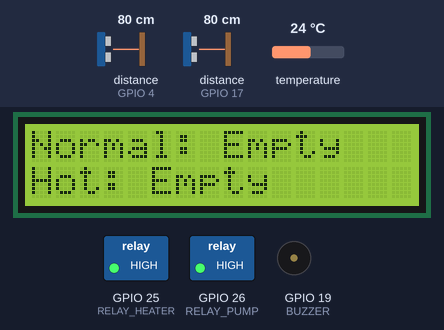
Bench run of a sketch on a simulated ESP32. On the bench: 16×2 character LCD, switched loads named in the sketch (green lamp = pin HIGH), buzzer (waves = sounding, pin HIGH). Wiring (inferred from the names in the program): 2 × ultrasonic range finder: trigger GPIO 2, echo GPIO 4 / trigger GPIO 16, echo GPIO 17. The inputs (shaded band) are chosen by the test bench; at power-on: distance to the obstacle (sensors on GPIO 4, GPIO 17) 80 cm, temperature 24 °C. The echo pulse lasts 58.3 µs per cm; pins used as bus, display or sensor lines are not drawn; what the sketch prints to the serial monitor is not drawn.

Above: at 4.2 s.
4.3 s: distance to the obstacle (sensor on GPIO 4) set to 34 cm
6.7 s: distance to the obstacle (sensor on GPIO 4) set to 29 cm
At 9.4 s:
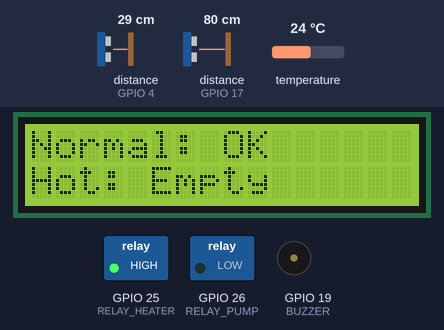
10.0 s: distance to the obstacle (sensor on GPIO 17) set to 13 cm
At 11.8 s:
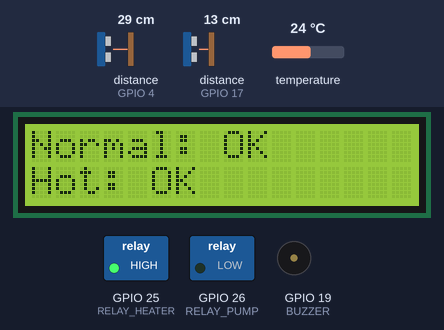
12.4 s: distance to the obstacle (sensor on GPIO 17) set to 10 cm
At 15.7 s:
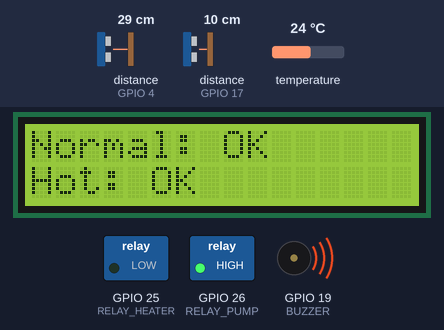
16.1 s: distance to the obstacle (sensor on GPIO 4) set to 35 cm
At 18.6 s:
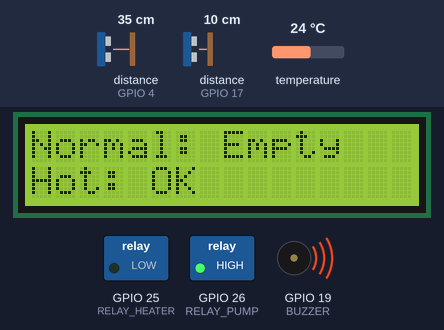
18.9 s: distance to the obstacle (sensor on GPIO 17) set to 35 cm
At 20.1 s:
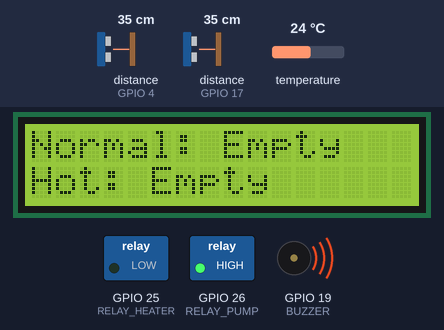
Timing chart, 0 to 21.9 s (numbered marks = the images above; inputs shaded):
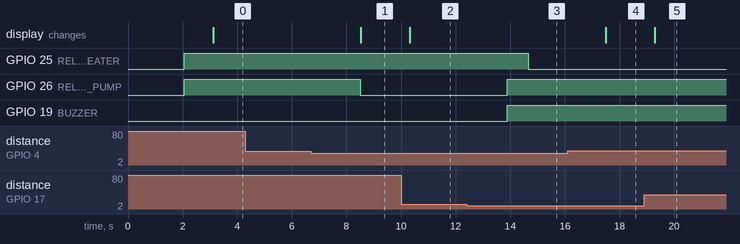

The sketch:

Water_Heater.ino
```cpp
#include <Wire.h>
#include <LiquidCrystal_I2C.h>
#include <OneWire.h>
#include <DallasTemperature.h>

// Pin definitions
#define TRIG_NORMAL   2
#define ECHO_NORMAL   4
#define TRIG_HOT      16
#define ECHO_HOT      17
#define RELAY_PUMP    26
#define RELAY_HEATER  25
#define ONE_WIRE_BUS  27
#define BUZZER        19

// Ultrasonic sensor thresholds
#define EMPTY_DISTANCE  30  // cm, distance indicating empty tank
#define FULL_DISTANCE   10   // cm, distance indicating full tank

// Temperature threshold
#define HOT_TEMPERATURE 60 // degrees Celsius

// LCD setup
LiquidCrystal_I2C lcd(0x27, 16, 2);

// Temperature sensor setup
OneWire oneWire(ONE_WIRE_BUS);
DallasTemperature sensors(&oneWire);

void setup() {
  // Initialize serial communication
  Serial.begin(115200);

  // Initialize LCD
  lcd.init();
  lcd.backlight();

  // Initialize ultrasonic sensor pins
  pinMode(TRIG_NORMAL,  OUTPUT);
  pinMode(ECHO_NORMAL,  INPUT);
  pinMode(TRIG_HOT,     OUTPUT);
  pinMode(ECHO_HOT,     INPUT);
  pinMode(BUZZER,       OUTPUT);

  // Initialize relays
  pinMode(RELAY_PUMP,         OUTPUT);
  pinMode(RELAY_HEATER,       OUTPUT);
  digitalWrite(RELAY_PUMP,    LOW);
  digitalWrite(RELAY_HEATER,  LOW);
  delay(2000);
  digitalWrite(RELAY_PUMP,    HIGH);
  digitalWrite(RELAY_HEATER,  HIGH);
  delay(1000);

  // Initialize temperature sensor
  sensors.begin();
}

void loop() {
  // Read ultrasonic sensors
  int distanceNormal = readUltrasonic(TRIG_NORMAL, ECHO_NORMAL);
  int distanceHot = readUltrasonic(TRIG_HOT, ECHO_HOT);

  // Display status on LCD
  lcd.setCursor(0, 0);
  if (distanceNormal > EMPTY_DISTANCE) {
    lcd.print("Normal: Empty ");
  } else {
    lcd.print("Normal: OK    ");
  }

  lcd.setCursor(0, 1);
  if (distanceHot > EMPTY_DISTANCE) {
    lcd.print("Hot: Empty    ");
  } else {
    lcd.print("Hot: OK       ");
  }

  // Control pump
  if (distanceHot > EMPTY_DISTANCE && distanceNormal <= EMPTY_DISTANCE) {
    digitalWrite(RELAY_PUMP, LOW); // Turn on pump
    digitalWrite(BUZZER, LOW);
  } else if (distanceHot <= FULL_DISTANCE) {
    digitalWrite(RELAY_PUMP, HIGH);  // Turn off pump
    digitalWrite(BUZZER, HIGH);
  }

  // Read temperature sensor
  sensors.requestTemperatures();
  float temperature = sensors.getTempCByIndex(0);

  // Control heater
  if (distanceHot <= FULL_DISTANCE) {
    if (temperature < HOT_TEMPERATURE) {
      digitalWrite(RELAY_HEATER, LOW); // Turn on heater
    } else {
      digitalWrite(RELAY_HEATER, HIGH);  // Turn off heater
    }
  }

  // Debug output
  Serial.print("Distance Normal: ");
  Serial.print(distanceNormal);
  Serial.print(" cm, Distance Hot: ");
  Serial.print(distanceHot);
  Serial.print(" cm, Temperature: ");
  Serial.print(temperature);
  Serial.println(" C");

  delay(1000);
}

// Function to read distance from ultrasonic sensor
int readUltrasonic(int trigPin, int echoPin) {
  digitalWrite(trigPin, LOW);
  delayMicroseconds(2);
  digitalWrite(trigPin, HIGH);
  delayMicroseconds(10);
  digitalWrite(trigPin, LOW);

  long duration = pulseIn(echoPin, HIGH);
  int distance = duration * 0.034 / 2; // Convert to cm
  return distance;
}
```

Measured:
- the behaviour switches between 32 and 31 cm on distance to the obstacle (sensor on GPIO 4) (found by bisection; images 0 and 1)
- the behaviour switches between 12 and 11 cm on distance to the obstacle (sensor on GPIO 17) (found by bisection; images 2 and 3)
- after the input at 4.3 s, every drawn part: stays the same
- after the input at 6.7 s, GPIO 26 (RELAY_PUMP): HIGH → LOW after 1.8 s; the display: changes after 1.8 s (image 1)
- after the input at 10.0 s, the display: changes after 0.31 s (image 2)
- after the input at 12.4 s, GPIO 25 (RELAY_HEATER): HIGH → LOW after 2.3 s; GPIO 26 (RELAY_PUMP), GPIO 19 (BUZZER): LOW → HIGH after 1.5 s
- after the input at 16.1 s, the display: changes after 1.4 s (image 4)
- after the input at 18.9 s, the display: changes after 0.39 s (image 5)
